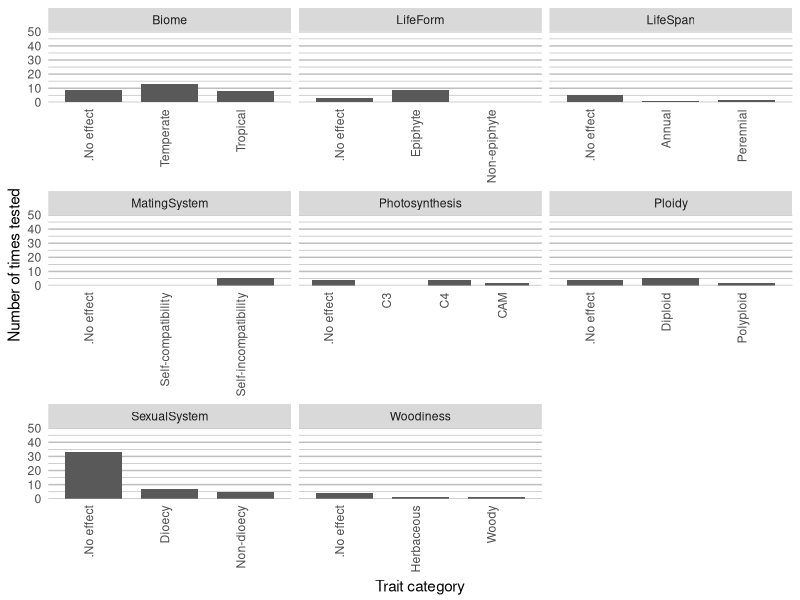

This figure's R source: (Note: this script raises an error after producing the figure.)
rm(list=ls())

#Library
library(tidyverse)
library(ggplot2)
library(RColorBrewer)
library(dplyr)
library(patchwork)
library(grid)

#read in full data frame
df <-
  read.csv("data/sse_review_table - main_table.csv")

#choose the columns you want in model (plus study/model_no for formatting)
df <-
  df[, c(
    'study',
    'model_no',
    'clade',
    'character_state',
    'trait_level_6',
    'div_inc'
  )]

#make sure columns are the right type
df$character_state <- as.factor(df$character_state)

#examine how many times states were used
sort(table(df$character_state)[table(df$character_state) > 3])

#get states that are tested 4 or more times
hf_states <-
  names(table(df$character_state)[table(df$character_state) > 3])
head(hf_states)

#handpick some comparisons
hand_states <- c(
  "Annual",
  "Perennial",
  "Dioecy",
  "Non-dioecy",
  "C3",
  "C4",
  "CAM",
  "Epiphyte",
  "Hemiepiphytic",
  "Non-epiphyte",
  "Large tree", #to pair with hemiepiphytic
  "Terrestrial",
  "Tropical",
  "Non-tropical",
  "Temperate",
  "Woody",
  "Herbaceous",
  "Self-compatibility",
  "Self-incompatibility",
  "Diploid",
  "Polyploid"
)

#subset dataset to only selected states
hf_df <- df[df$character_state %in% hand_states, ]

#make character state character so can be manipulated
hf_df$character_state <- as.character(hf_df$character_state)

#split lifeform into epiphytism and woodiness
hf_df$trait_level_6[grepl("Herbaceous",hf_df$character_state)]<-"Woodiness"
hf_df$trait_level_6[grepl("Woody",hf_df$character_state)]<-"Woodiness"

#replace terrestrial/large tree with non-epiphyte
hf_df$character_state[grep("Hemiepiphytic",hf_df$character_state)]<-"Epiphyte"

#replace terrestrial/large tree with non-epiphyte
hf_df$character_state[grep("Terrestrial",hf_df$character_state)]<-"Non-epiphyte"
hf_df$character_state[grep("Large tree",hf_df$character_state)]<-"Non-epiphyte"

#geographic range to biome for grouping
hf_df$trait_level_6[grepl("Non-tropical",hf_df$character_state)]<-"Biome"

#replace temperate with Non-tropical
hf_df$character_state[grep("Non-tropical",hf_df$character_state)]<-"Temperate"

#reduce to a single binary result per model per study
hf_df<-hf_df %>%
  group_by(study, model_no) %>%
  dplyr::slice(which.max(div_inc))

hf_df$character_state[grepl(0,hf_df$div_inc)]<-".No effect"

#unique combinations of clade and trait
table(unique(data.frame(hf_df$clade,hf_df$trait_level_6))$hf_df.trait_level_6)

#unique combinations of study and trait
table(unique(data.frame(hf_df$study,hf_df$trait_level_6))$hf_df.trait_level_6)

#number of models per trait
table(hf_df$trait_level_6)


#not run
#remove NA
#agg_st_mod <- na.omit(agg_st_mod)

#not run
#make div_inc values > 1 (multistate models) = 1
#hf_df$div_inc[hf_df$div_inc>1]<-1

#count numbers of 0 and 1 per state
df2 <- hf_df %>% group_by(character_state, trait_level_6) %>% summarize(count = n())
head(df2)
#view(df2)

df2<-data.frame(df2)

#add missing combinations
df2<-rbind(df2,c("Non-epiphyte","LifeForm",0))
df2<-rbind(df2,c("Self-compatibility","MatingSystem",0))
df2<-rbind(df2,c(".No effect","MatingSystem",0))
df2<-rbind(df2,c("C3","Photosynthesis",0))

#make binary classification character
df2$count <- as.numeric(df2$count)

theme_update(
  axis.text.x = element_text(
    angle = 90,
    vjust = -0.05,
    hjust = 1
  ),
  axis.ticks.x = element_blank(),
  axis.title.x = element_text(vjust = 0.2),
  axis.ticks.y = element_blank(),
  legend.title = element_blank(),
  panel.border = element_blank(),
  panel.grid.minor = element_line(colour = "grey"),
  panel.grid.major.y = element_line(colour = "grey"),
  panel.grid.major.x = element_blank(),
  panel.background = element_rect(fill = "white"),
  legend.position = c(0.85, 0.10),
  legend.background = element_blank()
)

#color
options(ggplot2.discrete.fill = c("#999999", brewer.pal(5, "Set2")[1]))

#faceted stacked barplot
ggplot(df2, aes(
  x = factor(character_state),
  y = count
)) +
  geom_bar(stat = "identity", width = 0.75) + facet_wrap( ~ trait_level_6, scales =
                                                            "free_x") +
  scale_x_discrete(name = "Trait category") +
  scale_y_continuous(expand = c(0, 0),
                     limits = c(0, 50),
                     name = "Number of times tested") +
  scale_fill_discrete(labels = c("No effect", "Effect"))

ggsave(
  "figures/stacked_barplots_states.png",
  width = 20,
  height = 25,
  units = 'cm'
)
